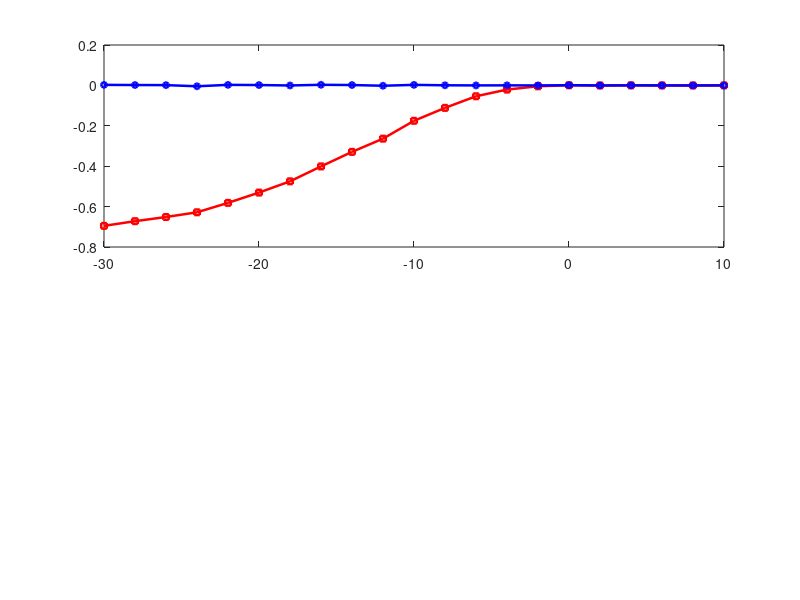

MATLAB code for this plot: (Note: this script raises an error after producing the figure.)
%% =========================================================
%  Cyclic CRB Simulation: Phase Estimation in AWGN
%  Model: x[n] = A*exp(j*(n*omega + theta)) + w[n]
%  Routtenberg & Tabrikian, IEEE SPM Lecture Notes.
%
%  Parameters: N=5, A=1, SNR=-30:2:10 dB, 10000 MC trials
%% =========================================================
clear; clc; rng(0);

%% --- Parameters ---
N          = 5;
A          = 1;
theta_true = pi/4;
omega      = 0.2*pi;
num_trials = 100000;
SNR_dB     = -30:2:10;
snr_lin    = 10.^(SNR_dB/10);
sigma2_vec = A^2 ./ snr_lin;

%% --- Preallocate ---
mce_ml      = zeros(size(SNR_dB));
mse_ml      = zeros(size(SNR_dB));
bias_mean   = zeros(size(SNR_dB));
bias_cyclic = zeros(size(SNR_dB));
CRB         = zeros(size(SNR_dB));
CRB_cyc     = zeros(size(SNR_dB));

%% --- Vectorized Monte Carlo ---
fprintf('Running Monte Carlo (%d trials)...\n', num_trials);
n = (0:N-1).';

for i = 1:length(SNR_dB)
    sigma2 = sigma2_vec(i);

    s = A * exp(1j*(n*omega + theta_true));
    W = sqrt(sigma2/2) * (randn(N, num_trials) + 1j*randn(N, num_trials));
    X = s + W;

    X_demod   = X .* exp(-1j*omega*n);
    r         = mean(X_demod, 1);
    theta_hat = angle(r);

    diff = theta_hat - theta_true;

    mce_ml(i)      = mean(2 - 2*cos(diff));
    mse_ml(i)      = mean(diff.^2);
    bias_mean(i)   = mean(diff);
    bias_cyclic(i) = mean(sin(diff));

    gamma_N    = N * snr_lin(i);
    CRB(i)     = 1 / (2*gamma_N);
    CRB_cyc(i) = 2 - 2*sqrt(2*gamma_N / (1 + 2*gamma_N));
end
fprintf('Done.\n');

%% --- Figure: 2-panel ---
figure('Units','inches','Position',[1 1 9 4]);

%% Panel (a): Bias
subplot(2,1,1);
plot(SNR_dB, bias_mean,   'r-s', 'LineWidth',1.8, 'MarkerSize',4, ...
     'DisplayName','Mean bias $\mathbb{E}[\hat{\theta}-\theta;\theta]$');
hold on;
plot(SNR_dB, bias_cyclic, 'b-o', 'LineWidth',1.8, 'MarkerSize',4, ...
     'DisplayName','Cyclic bias $\mathbb{E}[\sin(\hat{\theta}-\theta);\theta]$');
yline(0,'k--','LineWidth',1,'HandleVisibility','off');
xlabel('SNR [dB]','FontSize',12);
ylabel('Bias','FontSize',12);
legend('Interpreter','latex','FontSize',10,'Location','southwest');
title('(a) Mean and cyclic bias of the ML estimator', ...
      'Interpreter','latex','FontSize',11);
grid on;
xlim([SNR_dB(1) SNR_dB(end)]);

%% Panel (b): Performance
subplot(2,1,2);

% Shading where MSE < CRB (CRB invalid)
invalid_mask = mse_ml < CRB;
if any(invalid_mask)
    xi = SNR_dB(invalid_mask);
    fill([xi, fliplr(xi)], ...
         [mse_ml(invalid_mask), fliplr(CRB(invalid_mask))], ...
         [1 0.85 0.85], 'EdgeColor','none','FaceAlpha',0.4, ...
         'HandleVisibility','off');
end
set(gca,'YScale','log');
hold on;

semilogy(SNR_dB, mce_ml,  'k-o',  'LineWidth',1.8, 'MarkerSize',4, ...
         'DisplayName','MCE (ML)');
semilogy(SNR_dB, mse_ml,  'k--s', 'LineWidth',1.8, 'MarkerSize',4, ...
         'DisplayName','MSE (ML)');
semilogy(SNR_dB, CRB_cyc, 'b-',   'LineWidth',2.2, ...
         'DisplayName','Cyclic CRB');
semilogy(SNR_dB, CRB,     'r--',  'LineWidth',2.2, ...
         'DisplayName','CRB');

xlabel('SNR [dB]','FontSize',12);
ylabel('MSE / MCE','FontSize',12);
legend('FontSize',10,'Location','southwest');
title('(b) MCE and MSE of ML estimator vs. CRBs', ...
      'Interpreter','latex','FontSize',11);
grid on;
xlim([SNR_dB(1) SNR_dB(end)]);

set(gcf,'Color','w');
